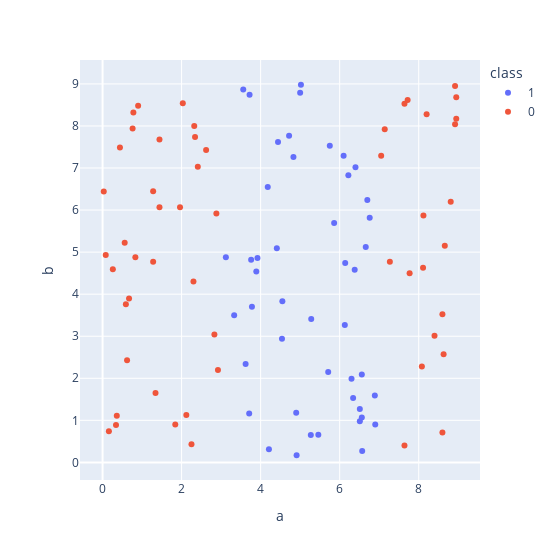

The notebook cell saved with this chart:
### Code cell
fig = px.scatter(df, x='a',
            y='b',
            color='class',
            height=560,
            width=560,
            )
fig.show()

### Figure 1 — Plotly figure (JSON) as saved in the notebook; plotly's stock layout.template omitted (floating-point values rounded to 4 significant figures)
{"data": [{"hovertemplate": "class=1<br>a=%{x}<br>b=%{y}<extra></extra>", "legendgroup": "1", "marker": {"color": "#636efa", "symbol": "circle"}, "mode": "markers", "name": "1", "orientation": "v", "showlegend": true, "type": "scatter", "x": [3.92, 5.02, 6.1, 5.27, 6.34, 6.7, 6.3, 6.14, 5.75, 6.57, 5.46, 3.12, 6.13, 6.56, 6.9, 4.55, 5.86, 3.76, 6.51, 4.18, 3.89, 5.71, 6.66, 5.28, 6.38, 4.83, 3.62, 6.89, 3.33, 3.78, 6.56, 4.9, 4.44, 4.91, 6.51, 3.56, 3.71, 3.72, 6.4, 5, 6.22, 4.21, 4.41, 4.72, 6.76, 4.54], "xaxis": "x", "y": [4.86, 8.98, 7.29, 0.65, 1.53, 6.24, 1.99, 4.74, 7.53, 0.27, 0.66, 4.88, 3.27, 2.09, 0.9, 3.83, 5.69, 4.82, 1.27, 6.55, 4.54, 2.15, 5.12, 3.41, 4.58, 7.26, 2.34, 1.59, 3.5, 3.7, 1.07, 1.18, 7.62, 0.17, 0.98, 8.87, 1.16, 8.74, 7.02, 8.79, 6.83, 0.31, 5.09, 7.77, 5.82, 2.94], "yaxis": "y"}, {"hovertemplate": "class=0<br>a=%{x}<br>b=%{y}<extra></extra>", "legendgroup": "0", "marker": {"color": "#EF553B", "symbol": "circle"}, "mode": "markers", "name": "0", "orientation": "v", "showlegend": true, "type": "scatter", "x": [8.2, 0.76, 0.78, 8.11, 2.83, 8.63, 7.27, 2.62, 0.83, 2.3, 2.88, 1.44, 7.05, 2.41, 1.96, 2.32, 8.12, 1.28, 0.08, 8.81, 2.25, 0.56, 2.12, 1.28, 2.92, 0.9, 8.95, 0.67, 0.03, 7.14, 0.59, 7.72, 7.64, 0.34, 8.92, 2.03, 1.84, 8.08, 1.34, 8.66, 8.6, 8.6, 8.95, 0.62, 2.34, 8.92, 1.44, 0.26, 0.16, 0.36, 0.44, 8.4, 7.64, 7.77], "xaxis": "x", "y": [8.28, 7.94, 8.32, 4.63, 3.04, 2.57, 4.77, 7.43, 4.88, 4.3, 5.92, 6.07, 7.29, 7.03, 6.07, 8, 5.87, 6.45, 4.93, 6.2, 0.43, 5.22, 1.13, 4.77, 2.2, 8.48, 8.68, 3.9, 6.44, 7.92, 3.76, 8.62, 8.53, 0.89, 8.95, 8.54, 0.9, 2.28, 1.65, 5.15, 3.52, 0.71, 8.17, 2.43, 7.74, 8.04, 7.68, 4.59, 0.74, 1.11, 7.49, 3.01, 0.4, 4.5], "yaxis": "y"}], "layout": {"height": 560, "legend": {"title": {"text": "class"}, "tracegroupgap": 0}, "margin": {"t": 60}, "width": 560, "xaxis": {"anchor": "y", "domain": [0, 1], "title": {"text": "a"}}, "yaxis": {"anchor": "x", "domain": [0, 1], "title": {"text": "b"}}}}
